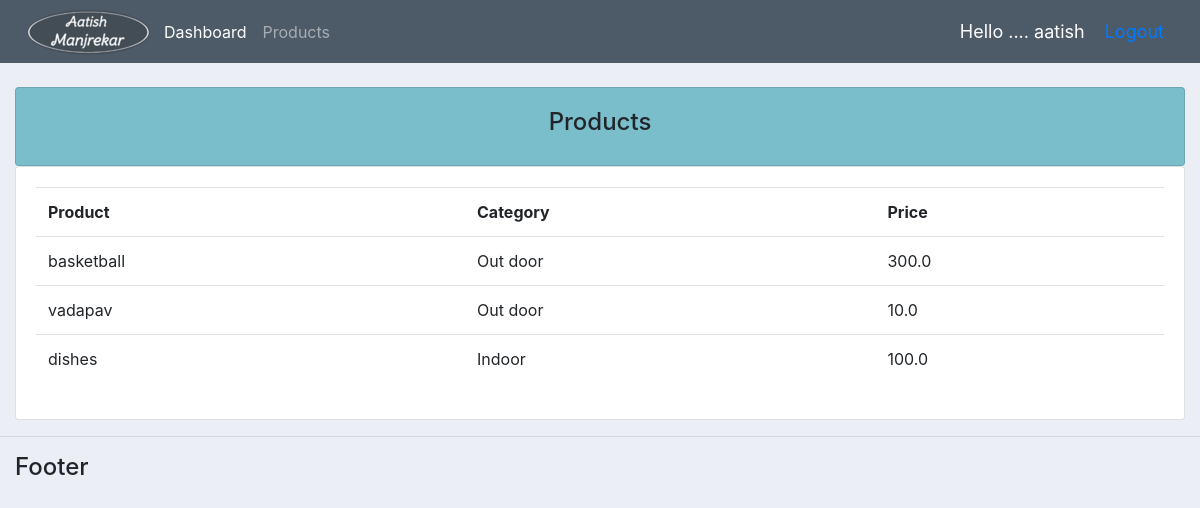
Screenshot of /products/ (signed in) with the database file from the repository.
### accounts/models.py (models this page shows, shortened)
class Product(models.Model):
    CATEGORY=(
            ('Indoor', 'Indoor'),
            ('Out door', 'Out door'),
            )
    name = models.CharField(max_length=200, null=True)
    price = models.FloatField(null=True)
    category = models.CharField(max_length=200, null=True, choices=CATEGORY)
    description = models.CharField(max_length=200, null=True, blank=True)
    date_created = models.DateTimeField(auto_now_add=True)
    tags = models.ManyToManyField(Tag)

### accounts/views.py (the view)
# urls.py: path('products/' ,views.products, name = "products"),
@login_required(login_url='login')
def products(request):
    products = Product.objects.all()
    return render(request, 'accounts/products.html', {'products': products})

### accounts/templates/accounts/products.html
{% extends "accounts/main.html"%}
{% block content %}
<br>
    <div class="row">
        <div class="col-md">
            <div class="card card-body" id="products-card">
                <h4 class="text-center" id="products">Products</h4>
            </div>
            <div class="card card-body">
                <table class="table">
                    <tr>
                        <th>Product</th>
                        <th>Category</th>
                        <th>Price</th>
                    </tr>
                    {% for i in products %}
                        <tr>
                            <td>{{i.name}}</td>
                            <td>{{i.category}}</td>
                            <td>{{i.price}}</td>
                        </tr>
                    {% endfor %}
                </table>
            </div>
        </div>
    </div>
{% endblock %}

### accounts/templates/accounts/navbar.html (shortened to what this page needs)
{% load static%}
<nav class="navbar navbar-expand-lg navbar-dark"  style="background-color: #4d5a67;">
  <img src="{% static '/imgs/mylogo.png'%}" />
  <div class="collapse navbar-collapse" id="navbarNav">
    <ul class="navbar-nav">
      <li class="nav-item active">
        <a class="nav-link" href="{% url 'home'%}">Dashboard</a>
      </li>
      <li class="nav-item">
        <a class="nav-link" href="{% url 'products'%}">Products</a>
      </li>
    </ul>
  </div>
  <span class="hello-msg"> Hello ....  {{request.user}}</span>
  <span class="hello-msg"><a href="{% url 'logout'%}">Logout</a></span>
</nav>

### static/css/main.css (style rules this page uses)
body { background-color: #ebeff5; }
#products { background-color: #7abecc }
#products-card { background-color: #7abecc }

### accounts/templates/accounts/navbar.html (style rules this page uses)
.hello-msg { font-size: 18px; color: #fff; margin-right: 20px; }

### rows the page displays
Product: name "basketball", category "Out door", price "300.0"
Product: name "vadapav", category "Out door", price "10.0"
Product: name "dishes", category "Indoor", price "100.0"

### other values shown
{{ request.user }} "aatish"
